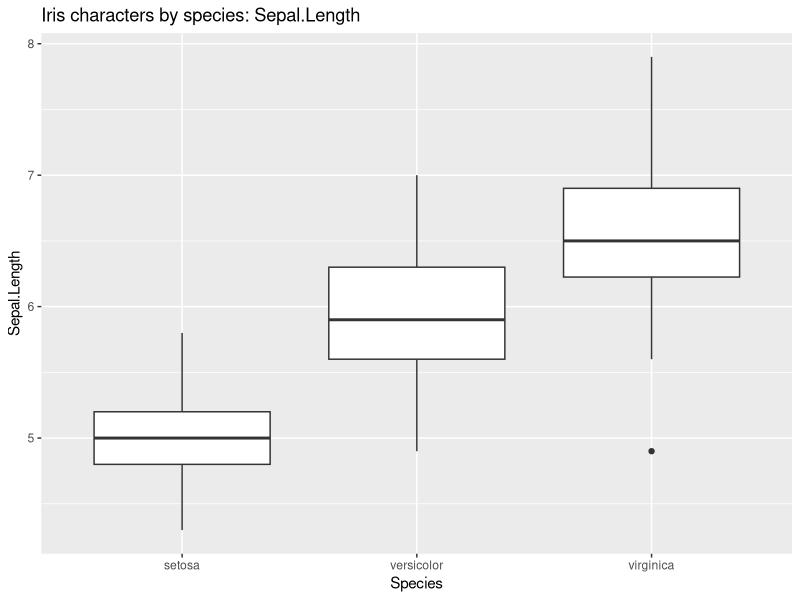
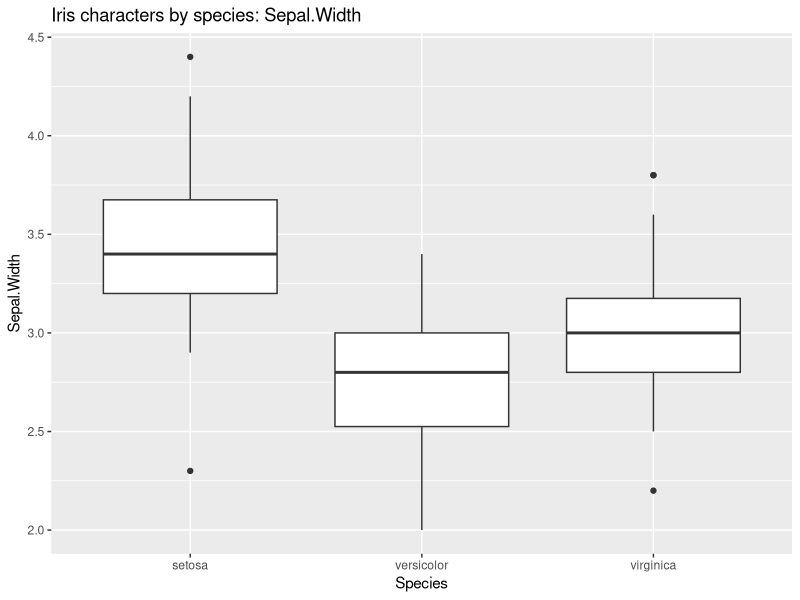
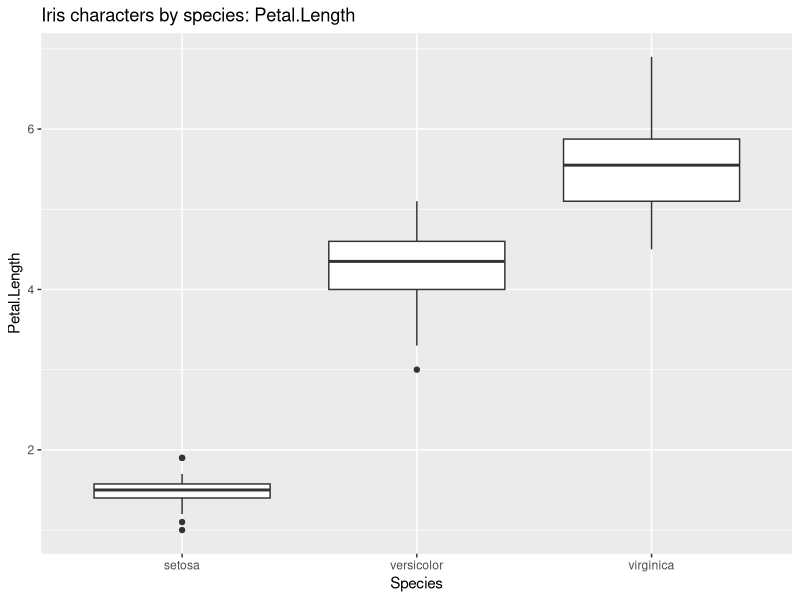
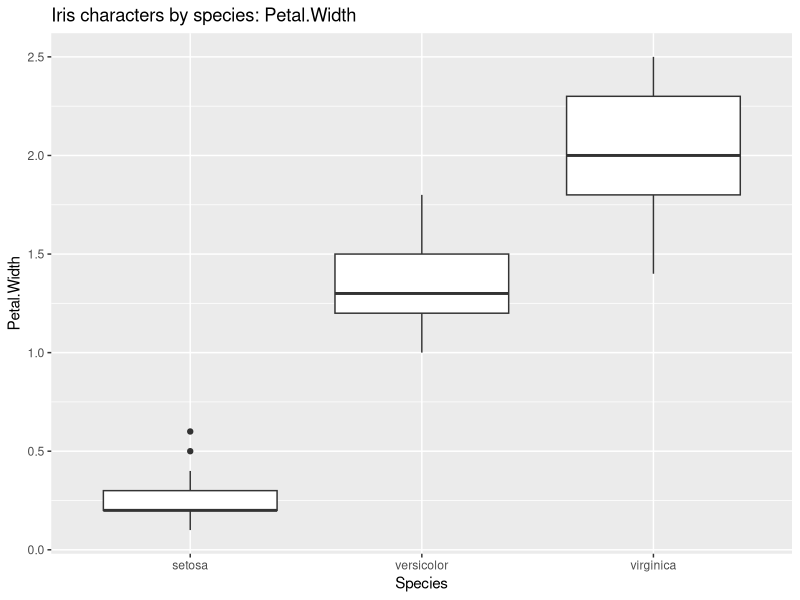

These figures' R source, in order:
#for loop for ggplot

#create separate plots for 
library(tidyverse)

head(iris)

#create vector of variable (column) names
variables <- c("Sepal.Length", "Sepal.Width",  "Petal.Length", "Petal.Width")

#loops over each variable: 
for (i in variables ){
  
  #create a ggplot graph, remembering to change 'aes' to 'aes_string' 
  #and quoting variables except i
  graph <- ggplot(iris, aes_string(x = "Species", y = i))+
    geom_boxplot() + 
    labs(title = paste("Iris characters by species:", i))
  
  #tell it to plot that graph
  plot(graph)
  
  # #uncomment to save to file:
  # ggsave(graph, filename = paste("my_data_prefix_",
  #                                str_replace(i, "\\.", "_"),
  #                                ".png",sep=""))

}

#that's it'
